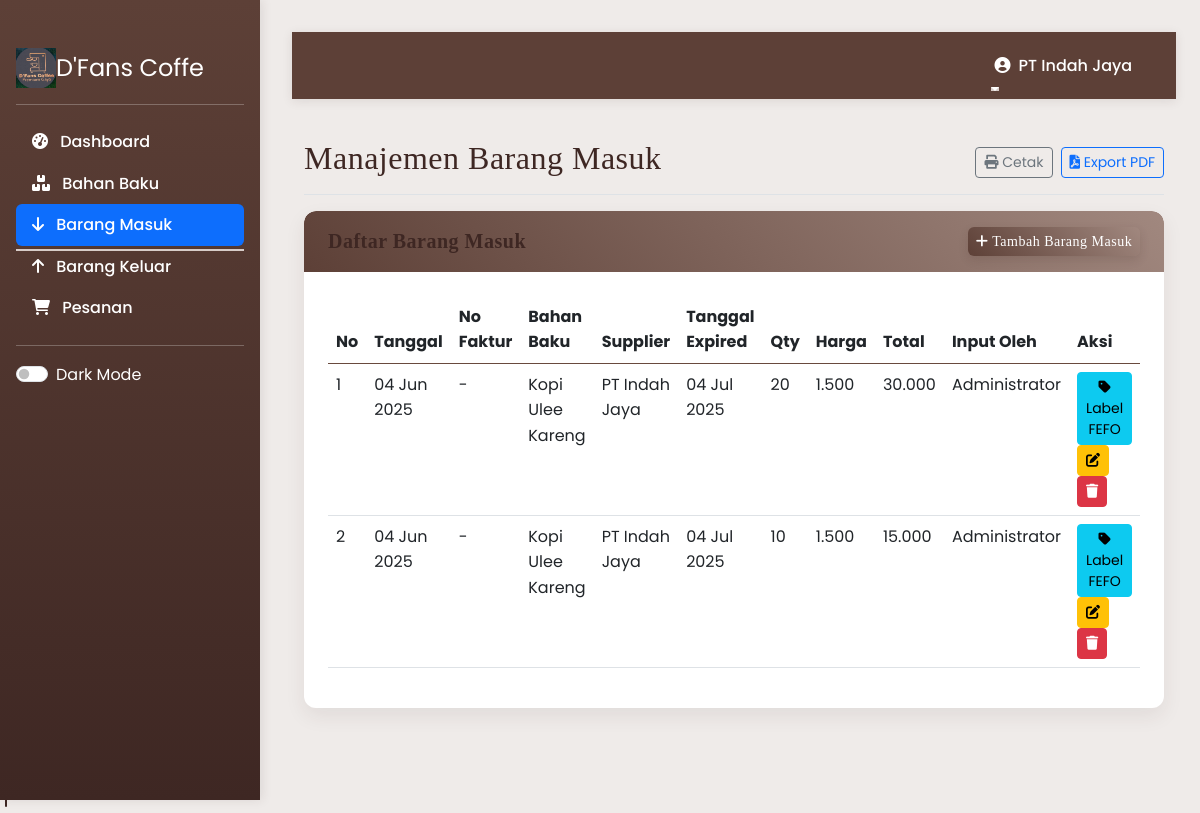
Page /barang_masuk.php (signed in) on the committed database.
### tables this page shows
CREATE TABLE `barang_masuk` (
  `id` int(11) NOT NULL,
  `bahan_id` int(11) NOT NULL,
  `supplier_id` int(11) NOT NULL,
  `kuantitas` int(11) NOT NULL,
  `harga_satuan` decimal(10,2) NOT NULL,
  `total_harga` decimal(10,2) NOT NULL,
  `tanggal_masuk` datetime NOT NULL,
  `tanggal_expired` date NOT NULL,
  `catatan` text DEFAULT NULL,
  `user_id` int(11) NOT NULL,
  `pesanan_id` int(11) DEFAULT NULL
);

CREATE TABLE `bahan_baku` (
  `id` int(11) NOT NULL,
  `nama_bahan` varchar(100) NOT NULL,
  `stok` int(11) NOT NULL DEFAULT 0,
  `buffer_stock` int(11) DEFAULT 0,
  `jenis_id` int(11) NOT NULL,
  `satuan` varchar(20) NOT NULL,
  `lead_time` int(11) NOT NULL COMMENT 'dalam hari',
  `safety_stock` int(11) NOT NULL,
  `rop` int(11) NOT NULL COMMENT 'Reorder Point',
  `last_restock_date` datetime DEFAULT NULL
);

CREATE TABLE `suppliers` (
  `id` int(11) NOT NULL,
  `user_id` int(11) NOT NULL,
  `nama_supplier` varchar(100) NOT NULL,
  `kontak` varchar(20) NOT NULL,
  `alamat` text NOT NULL,
  `provinsi` varchar(50) NOT NULL,
  `negara` varchar(50) NOT NULL,
  `kode_pos` varchar(10) NOT NULL
);

CREATE TABLE `users` (
  `id` int(11) NOT NULL,
  `username` varchar(50) NOT NULL,
  `password` varchar(255) NOT NULL,
  `nama` varchar(100) NOT NULL,
  `jabatan` enum('Admin','Staff','Manager','Supplier') NOT NULL,
  `supplier_id` int(11) DEFAULT NULL,
  `email` varchar(100) NOT NULL,
  `foto` varchar(255) DEFAULT NULL,
  `created_at` timestamp NOT NULL DEFAULT current_timestamp()
);

### barang_masuk.php (the view, shortened to what this page needs)
<?php
$page_title = "Manajemen Barang Masuk";
$show_print_button = true;
require_once 'header.php';
$result = false;
try {
    $sql = "SELECT bm.*, bb.nama_bahan, s.nama_supplier, u.nama as nama_user
            FROM barang_masuk bm
            JOIN bahan_baku bb ON bm.bahan_id = bb.id
            JOIN suppliers s ON bm.supplier_id = s.id
            JOIN users u ON bm.user_id = u.id
            ORDER BY bm.tanggal_masuk DESC";
    $result = $conn->query($sql);
} catch (Exception $e) {
    $error = $e->getMessage();
    $result = false;
}
?>
<div class="card">
    <div class="card-header">
        <div class="d-flex justify-content-between align-items-center">
            <h5 class="mb-0">Daftar Barang Masuk</h5>
            <button class="btn btn-primary btn-sm" data-bs-toggle="modal" data-bs-target="#tambahModal">
                <i class="fas fa-plus"></i> Tambah Barang Masuk
            </button>
        </div>
    </div>
    <div class="card-body">
        <div class="table-responsive">
            <table class="table table-hover">
                <thead>
                    <tr>
                        <th>No</th>
                        <th>Tanggal</th>
                        <th>No Faktur</th>
                        <th>Bahan Baku</th>
                        <th>Supplier</th>
                        <th>Tanggal Expired</th>
                        <th>Qty</th>
                        <th>Harga</th>
                        <th>Total</th>
                        <th>Input Oleh</th>
                        <th class="no-print">Aksi</th>
                    </tr>
                </thead>
                <tbody>
                    <?php if ($result !== false && $result->num_rows > 0):
                        $no = 1;
                        while ($row = $result->fetch_assoc()):
                            $expired_class = '';
                    ?>
                    <tr class="<?php echo $expired_class; ?>">
                        <td><?php echo $no++; ?></td>
                        <td><?php echo date('d M Y', strtotime($row['tanggal_masuk'])); ?></td>
                        <td><?php echo htmlspecialchars($row['no_faktur'] ?? '-'); ?></td>
                        <td><?php echo htmlspecialchars($row['nama_bahan'] ?? '-'); ?></td>
                        <td><?php echo htmlspecialchars($row['nama_supplier'] ?? '-'); ?></td>
                        <td><?php echo date('d M Y', strtotime($row['tanggal_expired'])); ?></td>
                        <td><?php echo $row['kuantitas'] ?? '0'; ?></td>
                        <td><?php echo isset($row['harga_satuan']) ? number_format($row['harga_satuan'], 0, ',', '.') : '0'; ?></td>
                        <td><?php echo isset($row['total_harga']) ? number_format($row['total_harga'], 0, ',', '.') : '0'; ?></td>
                        <td><?php echo htmlspecialchars($row['nama_user'] ?? '-'); ?></td>
                        <td class="no-print">
                            <a href="cetak_label.php?id=<?php echo $row['id']; ?>" class="btn btn-sm btn-info" target="_blank">
                                <i class="fas fa-tag"></i> Label FEFO
                            </a>
                            <button class="btn btn-sm btn-warning" data-bs-toggle="modal" data-bs-target="#editModal<?php echo $row['id']; ?>">
                                <i class="fas fa-edit"></i>
                            </button>
                            <a href="barang_masuk.php?hapus=<?php echo $row['id']; ?>" class="btn btn-sm btn-danger" onclick="return confirm('Apakah Anda yakin ingin menghapus barang masuk ini?')">
                                <i class="fas fa-trash"></i>
                            </a>
                        </td>
                    </tr>
                    <?php endwhile; ?>
                    <?php elseif ($result === false): ?>
                    <tr>
                        <td colspan="11" class="text-center text-danger">Terjadi kesalahan saat mengambil data</td>
                    </tr>
                    <?php else: ?>
                    <tr>
                        <td colspan="11" class="text-center">Tidak ada data barang masuk</td>
                    </tr>
                    <?php endif; ?>
                </tbody>
            </table>
        </div>
    </div>
</div>
<?php require_once 'footer.php'; ?>

### header.php (shortened to what this page needs)
<?php
$current_page = basename($_SERVER['PHP_SELF']);
?>
<!DOCTYPE html>
<html lang="en">
<head>
    <link href="https://cdn.jsdelivr.net/npm/bootstrap@5.3.0/dist/css/bootstrap.min.css" rel="stylesheet">
    <link href="https://cdnjs.cloudflare.com/ajax/libs/font-awesome/6.0.0/css/all.min.css" rel="stylesheet">
    <link href="style.css" rel="stylesheet">
</head>
<body>
    <div class="d-flex">
        <div class="sidebar">
            <div class="p-3">
                <a href="dashboard.php" class="d-flex align-items-center mb-3 mb-md-0 me-md-auto text-white text-decoration-none">
                    <img src="images/BYU.jpg" alt="D'Fans Coffe Logo" style="width: 40px; height: 40px; object-fit: contain;">
                    <span class="fs-4">D'Fans Coffe</span>
                </a>
                <hr>
                <ul class="nav nav-pills flex-column">
                    <li class="nav-item">
                        <a href="dashboard.php" class="nav-link <?php echo $current_page == 'dashboard.php' ? 'active' : ''; ?>">
                            <i class="fas fa-tachometer-alt me-2"></i> Dashboard
                        </a>
                    </li>
                    <li>
                        <a href="bahan_baku.php" class="nav-link <?php echo $current_page == 'bahan_baku.php' ? 'active' : ''; ?>">
                            <i class="fas fa-boxes me-2"></i> Bahan Baku
                        </a>
                    </li>
                    <li>
                        <a href="barang_masuk.php" class="nav-link <?php echo $current_page == 'barang_masuk.php' ? 'active' : ''; ?>">
                            <i class="fas fa-arrow-down me-2"></i> Barang Masuk
                        </a>
                    </li>
                    <li>
                        <a href="barang_keluar.php" class="nav-link <?php echo $current_page == 'barang_keluar.php' ? 'active' : ''; ?>">
                            <i class="fas fa-arrow-up me-2"></i> Barang Keluar
                        </a>
                    </li>
                    <li>
                        <a href="<?php echo $_SESSION['jabatan'] == 'Supplier' ? 'pesanan_supplier.php' : 'pesanan_admin.php'; ?>"
                        class="nav-link <?php echo ($current_page == 'pesanan_admin.php' || $current_page == 'pesanan_supplier.php') ? 'active' : ''; ?>">
                            <i class="fas fa-shopping-cart me-2"></i> Pesanan
                        </a>
                    </li>
                </ul>
                <hr>
                <div class="form-check form-switch">
                    <input class="form-check-input" type="checkbox" id="darkModeToggle">
                    <label class="form-check-label" for="darkModeToggle">Dark Mode</label>
                </div>
            </div>
        </div>
        <div class="main-content w-100">
            <nav class="navbar navbar-expand-lg navbar-dark">
                <div class="container-fluid">
                    <div class="collapse navbar-collapse" id="navbarNav">
                        <ul class="navbar-nav ms-auto">
                            <li class="nav-item dropdown">
                                <a class="nav-link dropdown-toggle" href="#" id="navbarDropdown" role="button" data-bs-toggle="dropdown">
                                    <i class="fas fa-user-circle me-1"></i> <?php echo $_SESSION['nama']; ?>
                                </a>
                            </li>
                        </ul>
                    </div>
                </div>
            </nav>
            <div class="container-fluid py-4">
                <div class="d-flex justify-content-between flex-wrap flex-md-nowrap align-items-center pt-3 pb-2 mb-3 border-bottom">
                    <h1 class="h2"><?php echo isset($page_title) ? $page_title : 'Dashboard'; ?></h1>
                    <div class="btn-toolbar mb-2 mb-md-0">
                        <?php if (isset($show_print_button) && $show_print_button): ?>
                        <button class="btn btn-sm btn-outline-secondary me-2 no-print" onclick="window.print()">
                            <i class="fas fa-print"></i> Cetak
                        </button>
                        <button class="btn btn-sm btn-outline-primary no-print" onclick="exportToPDF()">
                            <i class="fas fa-file-pdf"></i> Export PDF
                        </button>
                        <?php endif; ?>
                    </div>
                </div>

### footer.php (shortened to what this page needs)
            </div>
        </div>
    </div>
    <div class="scroll-top">
        <i class="fas fa-arrow-up"></i>
    </div>
</body>
</html>

### style.css (style rules this page uses)
:root { --primary-color: #5D4037; --secondary-color: #A1887F; --accent-color: #D7CCC8; --dark-color: #3E2723; --light-color: #EFEBE9; --danger-color: #962A2A; --warning-color: #B36A00; --success-color: #4B3621; --info-color: #6D4C41; --font-main: 'Poppins', sans-serif; --font-heading: 'Playfair Display', serif; --border-radius: 12px; --card-shadow: 0 8px 20px rgba(62, 39, 35, 0.08); --transition-speed: 0.35s; --bs-primary: #5D4037; --bs-primary-rgb: 93, 64, 55; --bs-secondary: #A1887F; --bs-secondary-rgb: 161, 136, 127; --bs-info: #6D4C41; --bs-info-rgb: 109, 76, 65; --bs-link-color: #5D4037; --bs-link-hover-color: #3E2723; }
body { font-family: var(--font-main); background-color: var(--light-color); color: var(--dark-color); line-height: 1.6; transition: all var(--transition-speed) ease; }
h1, h2, h3, h4, h5, h6 { font-family: var(--font-heading); font-weight: 600; margin-bottom: 1rem; letter-spacing: 0.5px; color: var(--dark-color); }
.navbar { background-color: var(--primary-color); box-shadow: 0 2px 10px rgba(62, 39, 35, 0.1); transition: all var(--transition-speed) ease; padding: 0.8rem 1.5rem; }
.nav-link { font-weight: 500; text-transform: capitalize; position: relative; transition: color 0.3s ease; color: #FFFFFF; }
.nav-link::after { content: ''; position: absolute; bottom: -5px; left: 0; width: 0; height: 2px; background-color: var(--accent-color); transition: width 0.3s ease; }
.nav-link:hover::after, .nav-link.active::after { width: 100%; }
.sidebar { background: linear-gradient(to bottom, var(--primary-color), var(--dark-color)); color: white; height: 100vh; position: fixed; width: 260px; transition: all var(--transition-speed) ease; padding-top: 2rem; box-shadow: 2px 0 10px rgba(62, 39, 35, 0.1); z-index: 1000; }
.main-content { margin-left: 260px; padding: 2rem; transition: all var(--transition-speed) ease; background-color: var(--light-color); }
.card { border-radius: var(--border-radius); box-shadow: var(--card-shadow); transition: all var(--transition-speed) ease; margin-bottom: 24px; border: none; overflow: hidden; background-color: #FFFFFF; }
.card-header { background: linear-gradient(45deg, var(--primary-color), var(--secondary-color)); color: white; border-radius: var(--border-radius) var(--border-radius) 0 0 !important; padding: 1rem 1.5rem; font-family: var(--font-heading); border-bottom: none; }
.card-body { padding: 1.5rem; color: #333333; }
table { color: #333333; background-color: #FFFFFF; }
.btn-primary { background: linear-gradient(45deg, var(--primary-color), var(--secondary-color)); border: none; border-radius: 6px; box-shadow: 0 4px 10px rgba(62, 39, 35, 0.15); transition: all 0.3s ease; font-weight: 500; text-transform: capitalize; letter-spacing: 0.5px; color: #FFFFFF; }
table thead th { background-color: var(--primary-color); color: white; padding: 0.75rem; border-color: #694a3e; }
.table tbody tr:nth-of-type(odd) { background-color: rgba(239, 235, 233, 0.5); }

### rows in the picture
barang_masuk: tanggal_masuk "04 Jun 2025", no_faktur "-", bahan_baku.nama_bahan "Kopi Ulee Kareng", supplier.nama_supplier "PT Indah Jaya", tanggal_expired "04 Jul 2025", kuantitas "20", harga_satuan "1.500", total_harga "30.000", user.nama "Administrator"
barang_masuk: tanggal_masuk "04 Jun 2025", no_faktur "-", bahan_baku.nama_bahan "Kopi Ulee Kareng", supplier.nama_supplier "PT Indah Jaya", tanggal_expired "04 Jul 2025", kuantitas "10", harga_satuan "1.500", total_harga "15.000", user.nama "Administrator"

### other values in the picture
$_SESSION['nama'] "PT Indah Jaya"
$page_title "Manajemen Barang Masuk"
